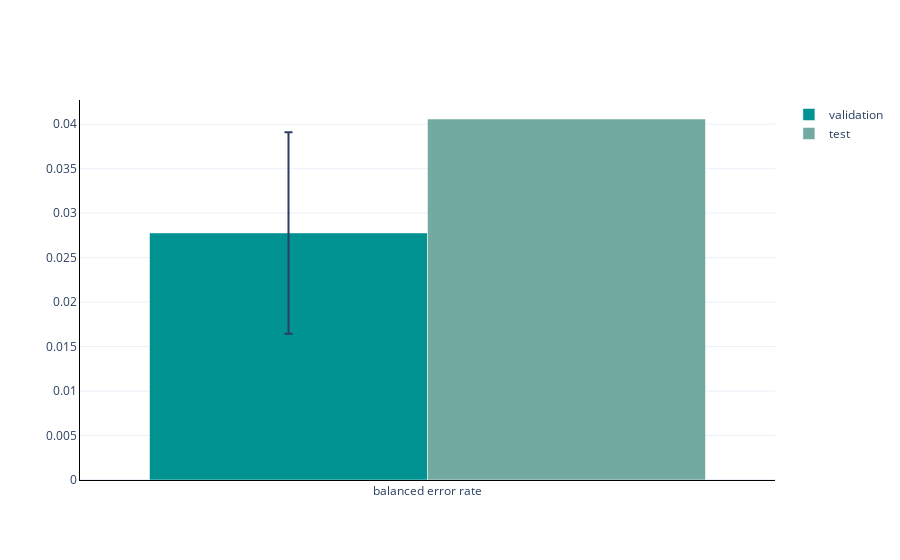

The cell this chart's notebook holds for it:
### Code cell
from pathlib import Path
import plotly.graph_objects as go
import plotly.express as px
import numpy as np
from immuneML.ml_metrics.Metric import Metric
from util.plotting import plot_balanced_error_rate
    
plot_balanced_error_rate(iml_result=result, result_path=scenario1_ml_result_path)

### Figure 1 — Plotly figure (JSON) as saved in the notebook; plotly's stock layout.template omitted (floating-point values rounded to 4 significant figures)
{"data": [{"error_y": {"array": [0.01132], "type": "data"}, "marker": {"color": "rgb(0, 147, 146)"}, "name": "validation", "type": "bar", "x": ["balanced error rate"], "y": [0.02778]}, {"marker": {"color": "rgb(114, 170, 161)"}, "name": "test", "type": "bar", "x": ["balanced error rate"], "y": [0.04058]}], "layout": {"barmode": "group", "xaxis": {"linecolor": "black", "linewidth": 1, "showline": true}, "yaxis": {"linecolor": "black", "linewidth": 1, "showline": true}}}
